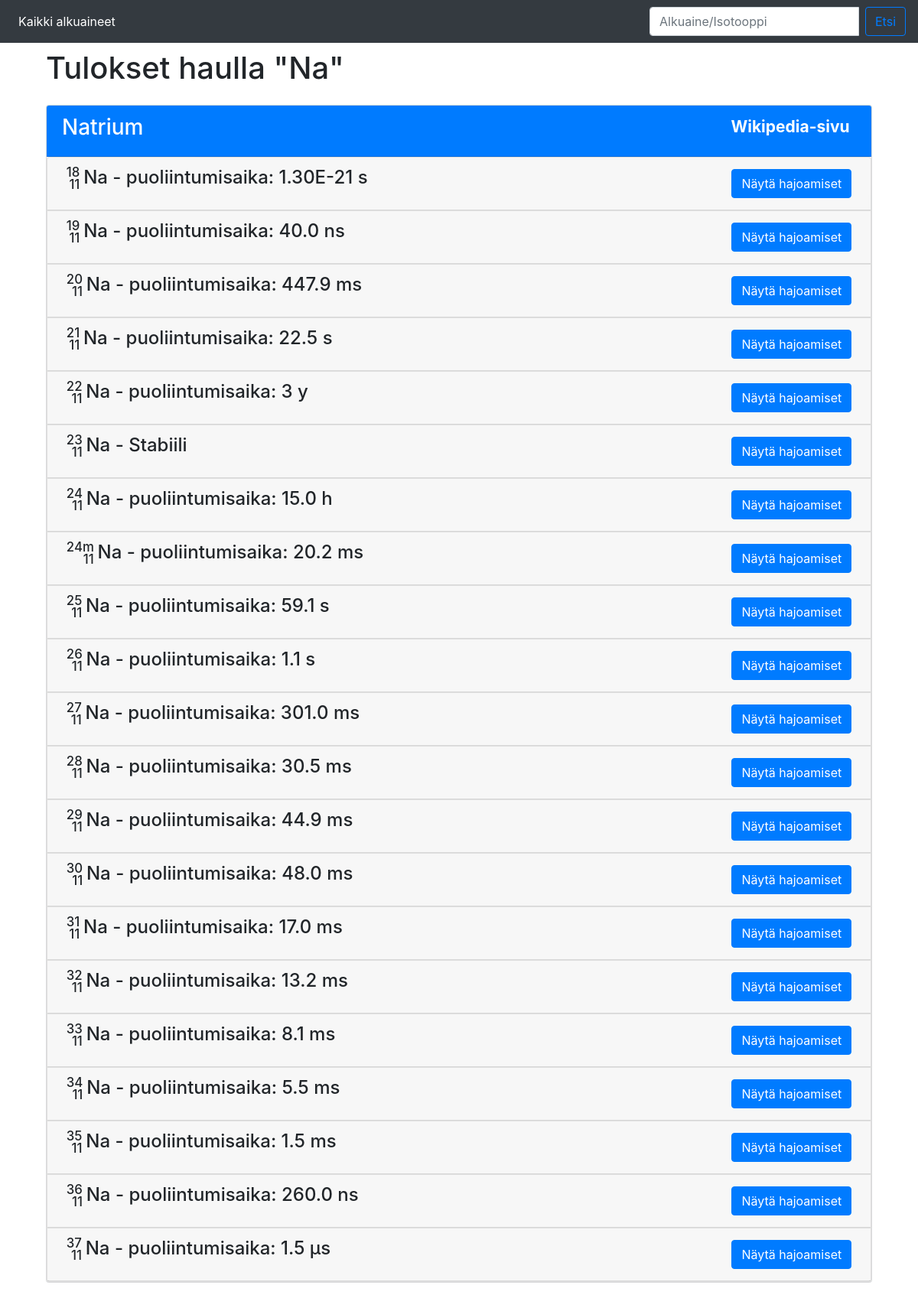
The page /Na on the database its author committed.
### tables this page shows
CREATE TABLE elements (element TEXT, name TEXT);

CREATE TABLE atoms (id INTEGER NOT NULL PRIMARY KEY, protons INTEGER, element TEXT, mass INTEGER, isomere INTEGER, radioactive INTEGER, halflife REAL);

### decay_webapp.py (the view)
@app.route('/<string:element>')
def atom_element(element):
    search = '{}'.format(element)
    if(len(element)<3):
        q_element = upper_first(element)
        return fetch_results('select * from atoms LEFT JOIN elements ON '
                             'atoms.element = elements.element '
                             'where atoms.element = ?', (q_element,), search)
    else:
        return fetch_results('select * from atoms LEFT JOIN elements ON '
                             'atoms.element = elements.element '
                             'where elements.name LIKE ?', (element,), search)

### decay_webapp.py (called while the page is built)
def get_db():
    db = getattr(g, '_database', None)
    if db is None:
        db = g._database = sqlite3.connect(DATABASE)
    return db

@app.teardown_appcontext
def close_connection(exception):
    db = getattr(g, '_database', None)
    if db is not None:
        db.close()

def upper_first(text):
    all_ups = text.upper()
    if len(all_ups) <= 1:
        return all_ups
    return all_ups[0] + all_ups[1:].lower()

def fetch_results(query, args=(), search_terms=''):
    c = get_db().cursor()
    c.execute(query, args)
    results = c.fetchall()
    if results:
        try:
            text = render_template('elements.html', elements=tidy_results(results),
                                   search_term=search_terms)
        except jinja2.TemplateSyntaxError as e:
            print('Tässä on nyt virhe "{}" rivillä "{}"'.format(e.message, e.lineno))
        return text
    else:
        return render_template('notfound.html')

def pretty_time(seconds):
    if seconds < 1e-9:
        return "{:0.2E} s".format(seconds)
    elif seconds < 1e-6:
        return "{:0.1f} ns".format(1e9*seconds)
    elif seconds < 1e-3:
        return "{:0.1f} &mu;s".format(1e6*seconds)
    elif seconds < 1:
        return "{:0.1f} ms".format(1e3*seconds)
    elif seconds < 100:
        return "{:0.1f} s".format(seconds)
    elif seconds < 3600:
        return "{:0.1f} min".format(seconds/60)
    elif seconds < 86400: # day
        return "{:0.1f} h".format(seconds/3600)
    elif seconds < 31557600.0: # year
        return "{:0.1f} d".format(seconds/86400)
    elif seconds < 3155760000000: # year
        return "{:0.0f} y".format(seconds/31557600.0)
    else:
        return "{:0.2E} y".format(seconds/31557600.0)

### templates/elements.html (shortened to what this page needs)
{% extends "layout.html" %}
{% block body %}
<main role="main" class="container">
  <div class="container">
    <h1 class="mb-4">Tulokset haulla "{{search_term}}"</h1>
    {% for element in elements %}
    <div class="card bg-light mb-3">
      <div class="card-header bg-primary text-white">
	<h3>
	  {{element.element}}<span class="badge float-right"> <a class="text-white" href="https://fi.wikipedia.org/wiki/{{element.element}}">Wikipedia-sivu</a></span></h3>
      </div>
      <div class="accordion" id="accordionElements">
	{% for row in element.rows %}
	<div class="card">
	  <div class="card-header" id="{{row.id}}">
	    <div class="row">
	      <div class="col">
		<h4 class="mb-0 align-middle">
		  <span class="limes"><span class="numup">{{row.mass}}{{row.isomere}}</span>
		    <span class="overdn">{{row.protons}}</span></span>{{row.atom}} - {{row.halflife |safe}}
	      </h4>
	    </div>
	    {% if row.daughters or row.parents %}
	    <div class="col">
	      <span class="badge float-right">
		<button class="btn btn-primary align-middle" type="button" data-toggle="collapse" data-target="#{{row.collapse}}" aria-expanded="false" aria-controls="{{row.collapse}}">Näytä hajoamiset
              </button></span>
	    </div>
	    {% endif %}
	  </div>
	</div>
      </div>
      {% endfor %}
    </div>
  </div>
  {% endfor %}
    </div>
</main>
{% endblock %}

### static/style.css (style rules this page uses)
.limes { position: relative; display: inline-block; margin: 0 0.2em; vertical-align: middle; text-align: right; }
.limes > span { display: block; margin:-0.5ex auto; }
.limes span.numup, .limes span.overdn { font-size: 70%; }
body { padding-top: 65px; }

### rows shown on the page
elements: element "Natrium"
atoms: mass "18", protons "11", atom "Na", halflife "puoliintumisaika: 1.30E-21 s"
atoms: mass "19", protons "11", atom "Na", halflife "puoliintumisaika: 40.0 ns"
atoms: mass "20", protons "11", atom "Na", halflife "puoliintumisaika: 447.9 ms"
atoms: mass "21", protons "11", atom "Na", halflife "puoliintumisaika: 22.5 s"
atoms: mass "22", protons "11", atom "Na", halflife "puoliintumisaika: 3 y"
atoms: mass "23", protons "11", atom "Na", halflife "Stabiili"
atoms: mass "24", protons "11", atom "Na", halflife "puoliintumisaika: 15.0 h"
atoms: mass "24", isomere "m", protons "11", atom "Na", halflife "puoliintumisaika: 20.2 ms"
atoms: mass "25", protons "11", atom "Na", halflife "puoliintumisaika: 59.1 s"
atoms: mass "26", protons "11", atom "Na", halflife "puoliintumisaika: 1.1 s"
atoms: mass "27", protons "11", atom "Na", halflife "puoliintumisaika: 301.0 ms"
atoms: mass "28", protons "11", atom "Na", halflife "puoliintumisaika: 30.5 ms"
atoms: mass "29", protons "11", atom "Na", halflife "puoliintumisaika: 44.9 ms"
atoms: mass "30", protons "11", atom "Na", halflife "puoliintumisaika: 48.0 ms"
atoms: mass "31", protons "11", atom "Na", halflife "puoliintumisaika: 17.0 ms"
atoms: mass "32", protons "11", atom "Na", halflife "puoliintumisaika: 13.2 ms"
atoms: mass "33", protons "11", atom "Na", halflife "puoliintumisaika: 8.1 ms"
atoms: mass "34", protons "11", atom "Na", halflife "puoliintumisaika: 5.5 ms"
atoms: mass "35", protons "11", atom "Na", halflife "puoliintumisaika: 1.5 ms"
atoms: mass "36", protons "11", atom "Na", halflife "puoliintumisaika: 260.0 ns"
atoms: mass "37", protons "11", atom "Na", halflife "puoliintumisaika: 1.5 μs"

### other values the page prints
{{ search_term }} "Na"
